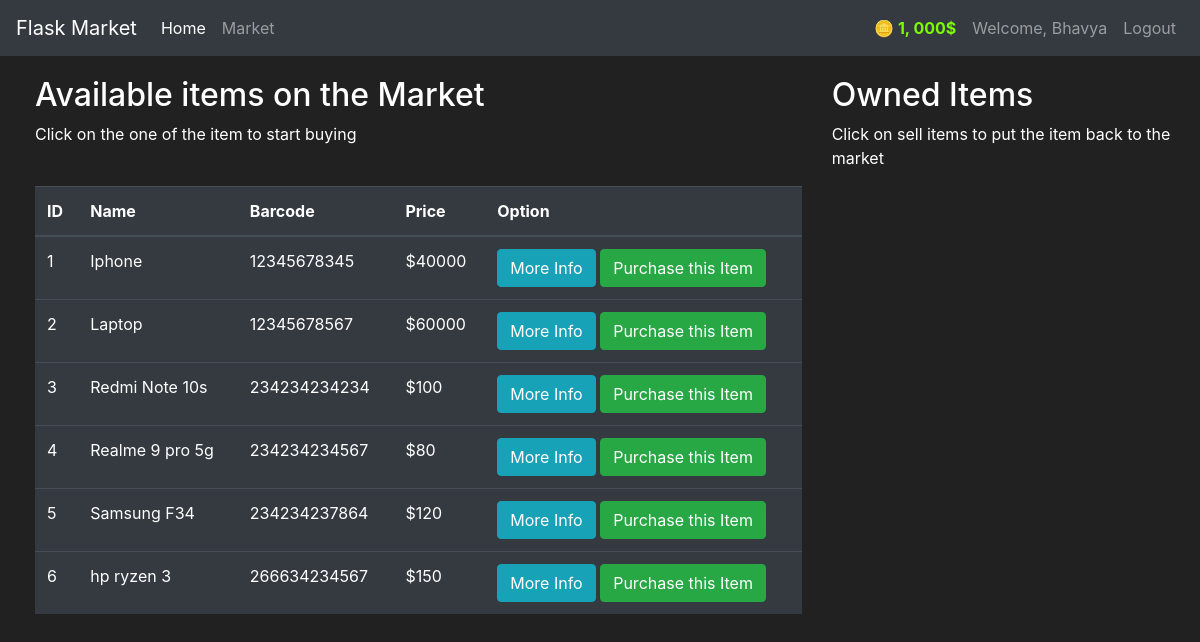
The page /market-page (signed in) on the database its author committed.
### market/models.py (models this page shows, shortened)
class User(db.Model, UserMixin):
    id = db.Column(db.Integer, primary_key=True)
    username = db.Column(db.String(30), nullable=False, unique=True)
    email_address = db.Column(db.String(50), nullable=False, unique=True)
    password_hash = db.Column(db.String(60), nullable=False)
    budget = db.Column(db.Integer, nullable=False, default=1000)
    items = db.relationship('Item', backref='owned_user', lazy=True)
    @property
    def prettier_budget(self):
        if len(str(self.budget))>=4 :
            return f'{str(self.budget)[:-3]}, {str(self.budget)[-3:]}$'
        else:
            return f"{self.budget}$"
    @property
    def password(self):
        return self.password

class Item(db.Model):
    id = db.Column(db.Integer, primary_key=True)
    name = db.Column(db.String(30), nullable=False, unique=True)
    price = db.Column(db.Integer, nullable=False)
    barcode = db.Column(db.String(12), unique=True, nullable=False)
    description = db.Column(db.String(1024), unique=True, nullable=False)
    owner = db.Column(db.Integer, db.ForeignKey('user.id'))

### market/routes.py (the view, shortened to what this page needs)
@app.route("/market-page", methods=['GET', 'POST'])
@login_required
def market_page():
    purchase_form = PurchaseItemForm()
    selling_form = SellItemForm()
    if request.method == 'GET':
        items = Item.query.filter_by(owner=None)
        owned_items = Item.query.filter_by(owner=current_user.id)
        return render_template("market.html", items=items, purchase_form=purchase_form, owned_items=owned_items,selling_form=selling_form)

### market/models.py (called while the page is built)
@login_manager.user_loader
def load_user(user_id):
    return User.query.get(int(user_id))

### market/templates/market.html (shortened to what this page needs)
{% extends 'base.html' %} {% block title %} Market Page {% endblock %} {% block
content %}
<div class="row" style="margin-top: 20px; margin-left: 20px">
  <div class="col-8">
    <h2>Available items on the Market</h2>
    <p>Click on the one of the item to start buying</p>
    <br />
    <table class="table table-hover table-dark">
      <thead>
        <tr>
          <th scope="col">ID</th>
          <th scope="col">Name</th>
          <th scope="col">Barcode</th>
          <th scope="col">Price</th>
          <th scope="col">Option</th>
        </tr>
      </thead>
      <tbody>
        {% for item in items %} {% include 'include/item_modal.html' %}
        <tr>
          <td>{{ item.id }}</td>
          <td>{{ item.name }}</td>
          <td>{{ item.barcode }}</td>
          <td>${{ item.price }}</td>
          <td>
            <button
              class="btn btn-outline btn-info"
              data-toggle="modal"
              data-target="#Modal-MoreInfo-{{item.id}}"
            >
              More Info
            </button>
            <button
              class="btn btn-outline btn-success"
              data-toggle="modal"
              data-target="#Modal-PurchaseConfirm-{{ item.id }}"
            >
              Purchase this Item
            </button>
          </td>
        </tr>
        {% endfor %}
      </tbody>
    </table>
  </div>
  <div class="col-4">
    <h2>Owned Items</h2>
    <p>Click on sell items to put the item back to the market</p>
    <br />
  </div>
</div>
{% endblock %}

### market/templates/base.html (shortened to what this page needs)
<!DOCTYPE html>
<html lang="en">
  <head>
    <link
      rel="stylesheet"
      href="https://cdn.jsdelivr.net/npm/bootstrap@4.5.3/dist/css/bootstrap.min.css"
    />
  </head>
  <body>
    <nav class="navbar navbar-expand-md navbar-dark bg-dark">
      <a class="navbar-brand" href="#">Flask Market</a>
      <div class="collapse navbar-collapse" id="navbarNav">
        <ul class="navbar-nav mr-auto">
          <li class="nav-item active">
            <a class="nav-link" href="{{ url_for('home_page') }}"
              >Home <span class="sr-only">(current)</span></a
            >
          </li>
          <li class="nav-item">
            <a class="nav-link" href="{{ url_for('market_page') }}">Market</a>
          </li>
        </ul>
        {% if current_user.is_authenticated %}
        <ul class="navbar-nav">
          <li class="nav-item">
            <a class="nav-link" style="color: lawngreen; font-weight: bold">
              <span>🪙</span>
              {{current_user.prettier_budget}}
            </a>
          </li>
          <li class="nav-item">
            <a class="nav-link">Welcome, {{current_user.username}}</a>
          </li>
          <li class="nav-item">
            <a class="nav-link" href="{{url_for('logout_page')}}">Logout</a>
          </li>
        </ul>
        {% endif %}
      </div>
    </nav>
     {% block content %} {% endblock %}
  </body>
</html>

### market/templates/base.html (style rules this page uses)
body { background-color: #212121; color: white; }

### rows shown on the page
User: prettier_budget "1, 000$", username "Bhavya"
Item: id "1", name "Iphone", barcode "12345678345", price "40000"
Item: id "2", name "Laptop", barcode "12345678567", price "60000"
Item: id "3", name "Redmi Note 10s", barcode "234234234234", price "100"
Item: id "4", name "Realme 9 pro 5g", barcode "234234234567", price "80"
Item: id "5", name "Samsung F34", barcode "234234237864", price "120"
Item: id "6", name "hp ryzen 3", barcode "266634234567", price "150"
